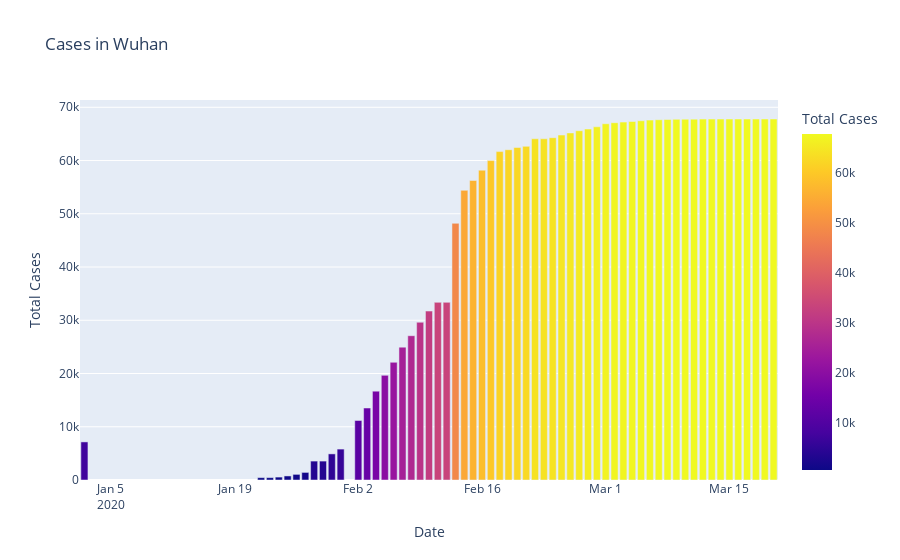

The notebook cell this image was saved under:
### Code cell
px.bar(dbd_Wuhan,x="Date",y='Total Cases',title='Cases in Wuhan',color='Total Cases')
